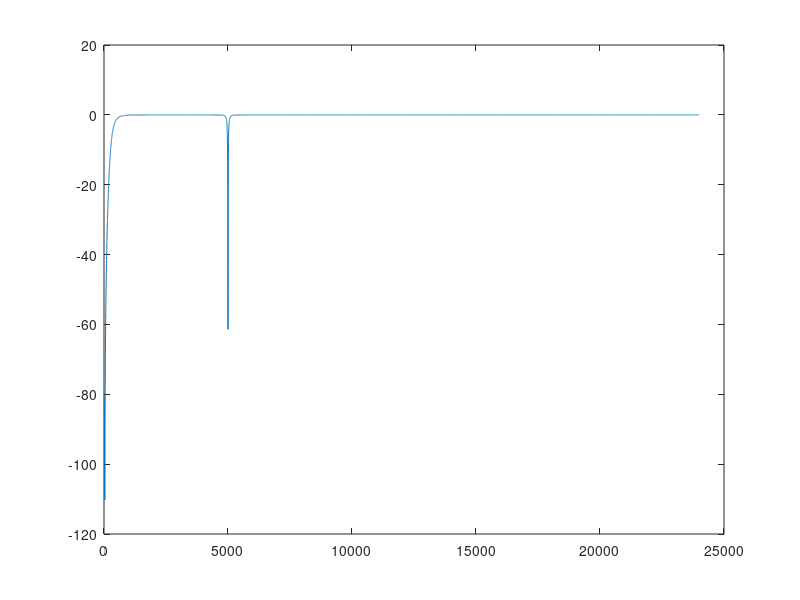

MATLAB code for this plot:
pkg load signal

clc

format long;

N = 3000;
cut = 2200;

testSignal =[zeros(1,N), 1, zeros(1,N)];

sf = 500*2000/2048;
sf2 = sf/2;
[b,a] = pei_tseng_notch(50/sf2, 0.5/sf2);
filtered = filtfilt(b, a, testSignal);
b
a

[b,a] = cheby2(2, 40, 0.45/sf2, "high");
filtered = filtfilt(b, a, filtered);
b
a

taps = filtered(N-cut:N+cut+2);
m = abs(fft(taps,48800));
20*log10(m(1))

plot(20*log10(m(1:24000)))
#plot(taps)
